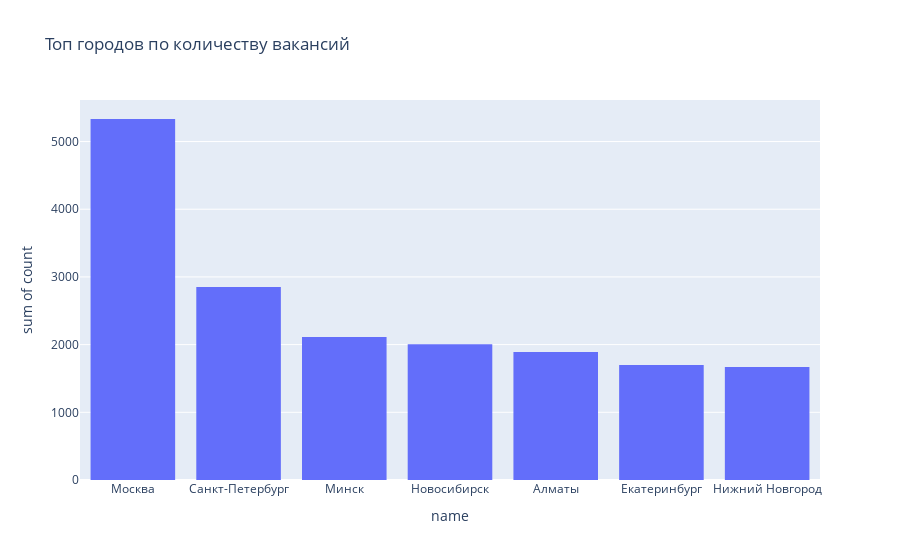

Source (notebook cell):
### Markdown cell above
По данному блоку анализа мы видим, что несмотря на популярность направления DS, вакансии составляют 3,5% от всех вакансий. Для начинающего специалиста количество всего 51 вакансия.
Также мы видим прямую зависимость роста з/п относительно стажа потенциального сотрудника. Неуказанная з/п для опыта "Более 6 лет" говорит о том, что в данном случае з/п устанавливается по результатам собеседования.

### Code cell
fig_fin = px.histogram(top, x = 'name', y = 'count', title = 'Топ городов по количеству вакансий')
fig_fin.show()

### Figure 1 — Plotly figure (JSON) as saved in the notebook; plotly's stock layout.template omitted (floating-point values rounded to 4 significant figures)
{"data": [{"alignmentgroup": "True", "bingroup": "x", "histfunc": "sum", "hovertemplate": "name=%{x}<br>sum of count=%{y}<extra></extra>", "legendgroup": "", "marker": {"color": "#636efa", "pattern": {"shape": ""}}, "name": "", "offsetgroup": "", "orientation": "v", "showlegend": false, "type": "histogram", "x": ["Москва", "Санкт-Петербург", "Минск", "Новосибирск", "Алматы", "Екатеринбург", "Нижний Новгород"], "xaxis": "x", "y": [5333, 2851, 2112, 2006, 1892, 1698, 1670], "yaxis": "y"}], "layout": {"barmode": "relative", "legend": {"tracegroupgap": 0}, "title": {"text": "Топ городов по количеству вакансий"}, "xaxis": {"anchor": "y", "domain": [0, 1], "title": {"text": "name"}}, "yaxis": {"anchor": "x", "domain": [0, 1], "title": {"text": "sum of count"}}}}
